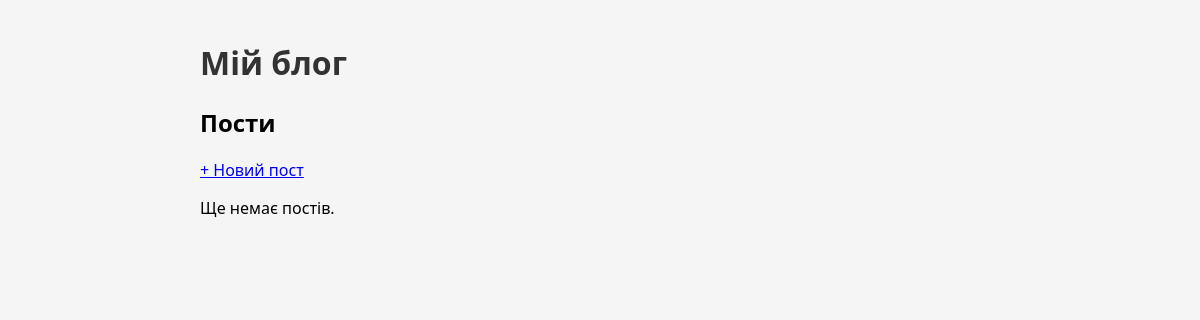
The app's page /, older data.
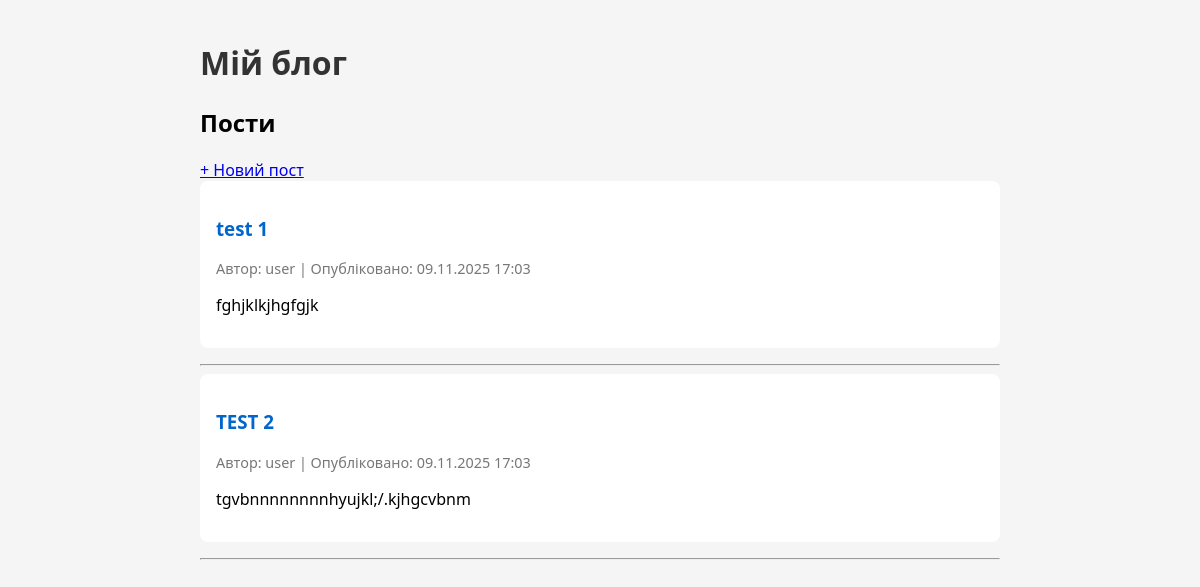
The same page, newer data.
### blog/models.py (models this page shows, shortened)
class Post(models.Model):
    author = models.ForeignKey(
        settings.AUTH_USER_MODEL,
        on_delete=models.CASCADE
    )
    title = models.CharField(max_length=200)
    text = models.TextField()
    created_date = models.DateTimeField(default=timezone.now)
    published_date = models.DateTimeField(blank=True, null=True)

### blog/views.py (the view)
# urls.py: path("", views.post_list, name="post_list"),
def post_list(request):
    posts = Post.objects.filter(
        published_date__lte=timezone.now()
    ).order_by("-published_date")
    return render(request, "blog/post_list.html", {"posts": posts})

### blog/templates/blog/post_list.html
{% extends "blog/base.html" %}
{% block content %}
    <h2>Пости</h2>
    <a href="{% url 'post_new' %}">+ Новий пост</a>
    {% for post in posts %}
        <article class="post">
            <h3>
                <a href="{% url 'post_detail' pk=post.pk %}">
                    {{ post.title }}
                </a>
            </h3>
            <p class="meta">
                Автор: {{ post.author }} |
                Опубліковано: {{ post.published_date|date:"d.m.Y H:i" }}
            </p>
            <p>{{ post.text|truncatechars:200 }}</p>
        </article>
        <hr>
    {% empty %}
        <p>Ще немає постів.</p>
    {% endfor %}
{% endblock %}

Row changes from the older to the newer data that the page shows:
added Post: title "test 1", author "user", published_date "09.11.2025 17:03", text "fghjklkjhgfgjk"
added Post: title "TEST 2", author "user", published_date "09.11.2025 17:03", text "tgvbnnnnnnnnhyujkl;/.kjhgcvbnm"
Text that changed along with them:
text no longer shown: "Ще немає постів."
